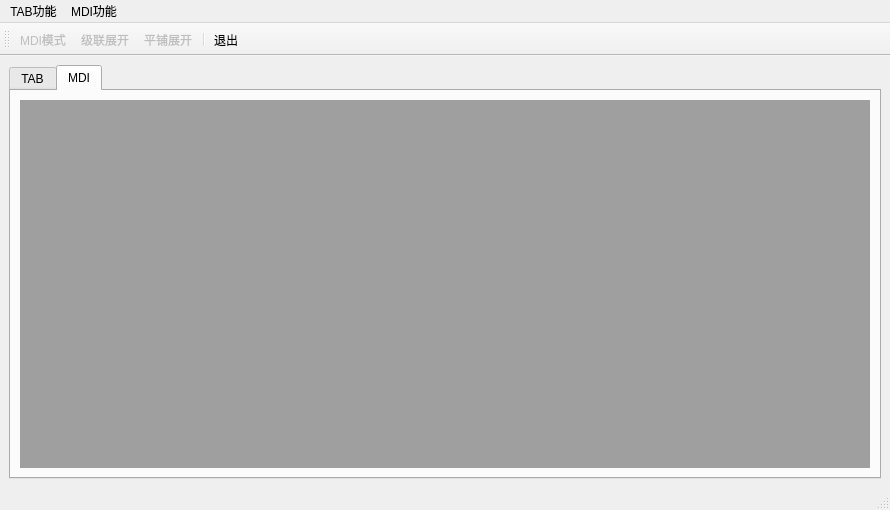
<?xml version="1.0" encoding="UTF-8"?>
<ui version="4.0">
 <class>MainWindow</class>
 <widget class="QMainWindow" name="MainWindow">
  <property name="geometry">
   <rect>
    <x>0</x>
    <y>0</y>
    <width>890</width>
    <height>510</height>
   </rect>
  </property>
  <property name="windowTitle">
   <string>widget test</string>
  </property>
  <property name="windowIcon">
   <iconset resource="images.qrc">
    <normaloff>:/icons/icons/iconfont-wo.png</normaloff>:/icons/icons/iconfont-wo.png</iconset>
  </property>
  <property name="toolButtonStyle">
   <enum>Qt::ToolButtonTextUnderIcon</enum>
  </property>
  <widget class="QWidget" name="centralwidget">
   <layout class="QGridLayout" name="gridLayout">
    <item row="0" column="0">
     <widget class="QTabWidget" name="tabWidget_2">
      <property name="currentIndex">
       <number>1</number>
      </property>
      <widget class="QWidget" name="tab">
       <attribute name="title">
        <string>TAB</string>
       </attribute>
       <layout class="QGridLayout" name="gridLayout_2">
        <item row="0" column="0">
         <widget class="QTabWidget" name="tabWidget">
          <property name="currentIndex">
           <number>-1</number>
          </property>
         </widget>
        </item>
       </layout>
      </widget>
      <widget class="QWidget" name="tab_2">
       <attribute name="title">
        <string>MDI</string>
       </attribute>
       <layout class="QGridLayout" name="gridLayout_3">
        <item row="0" column="0">
         <widget class="QMdiArea" name="mdiArea"/>
        </item>
       </layout>
      </widget>
     </widget>
    </item>
   </layout>
  </widget>
  <widget class="QStatusBar" name="statusbar"/>
  <widget class="QMenuBar" name="menuBar">
   <property name="geometry">
    <rect>
     <x>0</x>
     <y>0</y>
     <width>890</width>
     <height>21</height>
    </rect>
   </property>
   <widget class="QMenu" name="menuTAB">
    <property name="title">
     <string>TAB功能</string>
    </property>
    <addaction name="action_widget_insert"/>
    <addaction name="action_widget_indep"/>
    <addaction name="separator"/>
    <addaction name="action_mainwindow_insert"/>
    <addaction name="action_mainwindow_indep"/>
   </widget>
   <widget class="QMenu" name="menuMDI">
    <property name="title">
     <string>MDI功能</string>
    </property>
    <addaction name="action_new_widget"/>
    <addaction name="action_open_widget"/>
    <addaction name="separator"/>
    <addaction name="action_cut"/>
    <addaction name="action_copy"/>
    <addaction name="action_paste"/>
    <addaction name="action_font"/>
    <addaction name="separator"/>
    <addaction name="action_save"/>
    <addaction name="action_close_all"/>
   </widget>
   <addaction name="menuTAB"/>
   <addaction name="menuMDI"/>
  </widget>
  <widget class="QToolBar" name="toolBar">
   <property name="windowTitle">
    <string>toolBar</string>
   </property>
   <attribute name="toolBarArea">
    <enum>TopToolBarArea</enum>
   </attribute>
   <attribute name="toolBarBreak">
    <bool>false</bool>
   </attribute>
   <addaction name="actionMDI"/>
   <addaction name="action_cascade"/>
   <addaction name="action_tile"/>
   <addaction name="separator"/>
   <addaction name="action_quit"/>
  </widget>
  <action name="action_widget_insert">
   <property name="icon">
    <iconset resource="images.qrc">
     <normaloff>:/icons/icons/chuangkou_1.png</normaloff>:/icons/icons/chuangkou_1.png</iconset>
   </property>
   <property name="text">
    <string>嵌入widget</string>
   </property>
  </action>
  <action name="action_widget_indep">
   <property name="icon">
    <iconset resource="images.qrc">
     <normaloff>:/icons/icons/tubiaozhizuomobanyihuifu-.png</normaloff>:/icons/icons/tubiaozhizuomobanyihuifu-.png</iconset>
   </property>
   <property name="text">
    <string>独立widget</string>
   </property>
  </action>
  <action name="action_mainwindow_insert">
   <property name="icon">
    <iconset resource="images.qrc">
     <normaloff>:/icons/icons/program-code-full.png</normaloff>:/icons/icons/program-code-full.png</iconset>
   </property>
   <property name="text">
    <string>嵌入mainwindow</string>
   </property>
  </action>
  <action name="action_mainwindow_indep">
   <property name="icon">
    <iconset resource="images.qrc">
     <normaloff>:/icons/icons/chuangkou.png</normaloff>:/icons/icons/chuangkou.png</iconset>
   </property>
   <property name="text">
    <string>独立mainwindow</string>
   </property>
  </action>
  <action name="action_quit">
   <property name="icon">
    <iconset resource="images.qrc">
     <normaloff>:/icons/icons/tuichu.png</normaloff>:/icons/icons/tuichu.png</iconset>
   </property>
   <property name="text">
    <string>退出</string>
   </property>
  </action>
  <action name="action_new_widget">
   <property name="icon">
    <iconset resource="images.qrc">
     <normaloff>:/icons/icons/chuangkou_1.png</normaloff>:/icons/icons/chuangkou_1.png</iconset>
   </property>
   <property name="text">
    <string>新建窗体</string>
   </property>
  </action>
  <action name="action_open_widget">
   <property name="icon">
    <iconset resource="images.qrc">
     <normaloff>:/icons/icons/tubiaozhizuomobanyihuifu-.png</normaloff>:/icons/icons/tubiaozhizuomobanyihuifu-.png</iconset>
   </property>
   <property name="text">
    <string>打开窗体</string>
   </property>
  </action>
  <action name="action_save">
   <property name="enabled">
    <bool>false</bool>
   </property>
   <property name="icon">
    <iconset resource="images.qrc">
     <normaloff>:/icons/icons/iconfont-wo.png</normaloff>:/icons/icons/iconfont-wo.png</iconset>
   </property>
   <property name="text">
    <string>保存</string>
   </property>
  </action>
  <action name="action_close_all">
   <property name="enabled">
    <bool>false</bool>
   </property>
   <property name="text">
    <string>关闭全部</string>
   </property>
  </action>
  <action name="action_cut">
   <property name="enabled">
    <bool>false</bool>
   </property>
   <property name="text">
    <string>剪切</string>
   </property>
  </action>
  <action name="action_copy">
   <property name="enabled">
    <bool>false</bool>
   </property>
   <property name="text">
    <string>复制</string>
   </property>
  </action>
  <action name="action_paste">
   <property name="enabled">
    <bool>false</bool>
   </property>
   <property name="text">
    <string>粘贴</string>
   </property>
  </action>
  <action name="action_font">
   <property name="enabled">
    <bool>false</bool>
   </property>
   <property name="text">
    <string>字体设置</string>
   </property>
  </action>
  <action name="actionMDI">
   <property name="checkable">
    <bool>true</bool>
   </property>
   <property name="enabled">
    <bool>false</bool>
   </property>
   <property name="icon">
    <iconset resource="images.qrc">
     <normaloff>:/icons/icons/1.png</normaloff>:/icons/icons/1.png</iconset>
   </property>
   <property name="text">
    <string>MDI模式</string>
   </property>
  </action>
  <action name="action_cascade">
   <property name="enabled">
    <bool>false</bool>
   </property>
   <property name="icon">
    <iconset resource="images.qrc">
     <normaloff>:/icons/icons/2.png</normaloff>:/icons/icons/2.png</iconset>
   </property>
   <property name="text">
    <string>级联展开</string>
   </property>
  </action>
  <action name="action_tile">
   <property name="enabled">
    <bool>false</bool>
   </property>
   <property name="icon">
    <iconset resource="images.qrc">
     <normaloff>:/icons/icons/3.png</normaloff>:/icons/icons/3.png</iconset>
   </property>
   <property name="text">
    <string>平铺展开</string>
   </property>
  </action>
 </widget>
 <resources>
  <include location="images.qrc"/>
 </resources>
 <connections>
  <connection>
   <sender>action_quit</sender>
   <signal>triggered()</signal>
   <receiver>MainWindow</receiver>
   <slot>close()</slot>
   <hints>
    <hint type="sourcelabel">
     <x>-1</x>
     <y>-1</y>
    </hint>
    <hint type="destinationlabel">
     <x>444</x>
     <y>249</y>
    </hint>
   </hints>
  </connection>
 </connections>
</ui>
